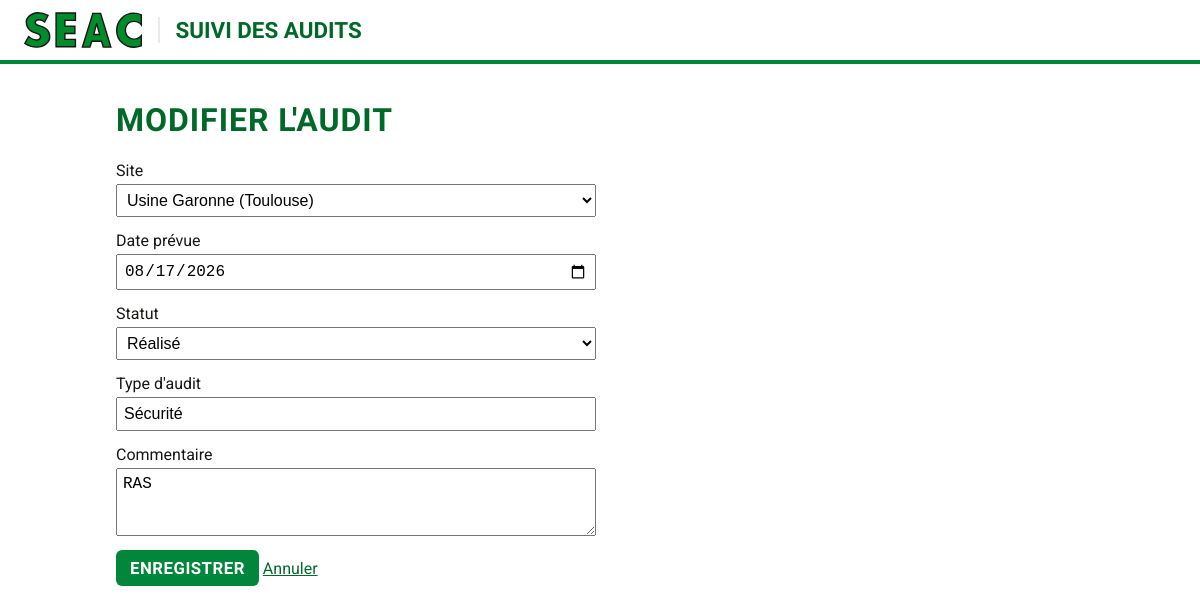
Page /index.php?action=formulaire&id=1 on the committed database.
### tables this page shows
CREATE TABLE audits (
    id          INT AUTO_INCREMENT PRIMARY KEY,
    site_id     INT NOT NULL,
    date_prevue DATE NOT NULL,
    statut      ENUM('a_planifier', 'planifie', 'realise') NOT NULL DEFAULT 'a_planifier',
    type_audit  VARCHAR(100) NOT NULL DEFAULT '',
    commentaire TEXT,
    FOREIGN KEY (site_id) REFERENCES sites(id)
);

CREATE TABLE sites (
    id    INT AUTO_INCREMENT PRIMARY KEY,
    nom   VARCHAR(100) NOT NULL,
    ville VARCHAR(100) NOT NULL
);

### app/helpers.php (called while the page is built, shortened)
<?php
function db(): PDO
{
    static $pdo = null;
    if ($pdo === null) {
        $c = require __DIR__ . '/../config/config.php';
        $pdo = new PDO(
            "mysql:host={$c['host']};dbname={$c['dbname']};charset=utf8mb4",
            $c['user'],
            $c['pass'],
            [
                PDO::ATTR_ERRMODE => PDO::ERRMODE_EXCEPTION,
                PDO::ATTR_DEFAULT_FETCH_MODE => PDO::FETCH_ASSOC,
            ]
        );
    }
    return $pdo;
}
function e($valeur): string
{
    return htmlspecialchars((string) $valeur, ENT_QUOTES, 'UTF-8');
}
function render(string $vue, array $variables = []): void
{
    extract($variables);
    require __DIR__ . "/views/$vue.php";
    require __DIR__ . '/views/layout.php';
}

### app/controllers/AuditController.php (called while the page is built, shortened)
<?php
class AuditController
{
    public function formulaire(): void
    {
        $id = filter_input(INPUT_GET, 'id', FILTER_VALIDATE_INT) ?: null;
        $audit = $id ? Audit::trouver($id) : null;
        render('audits/formulaire', [
            'id'      => $id,
            'audit'   => $audit ?? ['site_id' => '', 'date_prevue' => '', 'statut' => 'a_planifier', 'type_audit' => '', 'commentaire' => ''],
            'sites'   => Site::tous(),
            'erreurs' => [],
        ]);
    }
}

### app/models/Site.php (called while the page is built)
<?php
class Site
{
    public static function tous(): array
    {
        return db()->query('SELECT id, nom, ville FROM sites ORDER BY nom')->fetchAll();
    }
}

### app/models/Audit.php (called while the page is built, shortened)
<?php
class Audit
{
    public static function trouver(int $id): ?array
    {
        $stmt = db()->prepare('SELECT * FROM audits WHERE id = ?');
        $stmt->execute([$id]);
        return $stmt->fetch() ?: null;
    }
}

### app/views/audits/formulaire.php (the view, shortened to what this page needs)
<h1><?= $id ? 'Modifier l\'audit' : 'Ajouter un audit' ?></h1>
<form method="post" action="index.php?action=enregistrer" class="formulaire">
    <label>Site
        <select name="site_id" required>
            <?php foreach ($sites as $s): ?>
                <option value="<?= e($s['id']) ?>" <?= ($audit['site_id'] ?? '') == $s['id'] ? 'selected' : '' ?>><?= e($s['nom']) ?> (<?= e($s['ville']) ?>)</option>
            <?php endforeach; ?>
        </select>
    </label>
    <label>Date prévue
        <input type="date" name="date_prevue" value="<?= e($audit['date_prevue'] ?? '') ?>" required>
    </label>
    <label>Statut
        <select name="statut" required>
            <?php foreach (Audit::STATUTS as $valeur => $libelle): ?>
                <option value="<?= e($valeur) ?>" <?= ($audit['statut'] ?? '') === $valeur ? 'selected' : '' ?>><?= e($libelle) ?></option>
            <?php endforeach; ?>
        </select>
    </label>
    <label>Type d'audit
        <input type="text" name="type_audit" maxlength="100" value="<?= e($audit['type_audit'] ?? '') ?>" placeholder="Sécurité, Qualité…">
    </label>
    <label>Commentaire
        <textarea name="commentaire" rows="3"><?= e($audit['commentaire'] ?? '') ?></textarea>
    </label>
    <div>
        <button type="submit" class="bouton">Enregistrer</button>
        <a href="index.php">Annuler</a>
    </div>
</form>

### public/style.css (style rules this page uses)
:root { --vert: #01863b; --vert-fonce: #00692a; --rouge: #c62828; --gris: #f6f6f6; --bord: #e9eaeb; --texte: #161615; }
* { box-sizing: border-box; }
body { margin: 0; font-family: Roboto, system-ui, sans-serif; color: var(--texte); background: #fff; }
h1, th, .bouton { font-family: 'Barlow Condensed', sans-serif; text-transform: uppercase; letter-spacing: .03em; }
h1 { color: var(--vert-fonce); }
a { color: var(--vert-fonce); }
.bouton { background: var(--vert); color: #fff; border: none; padding: 8px 14px; border-radius: 6px; text-decoration: none; cursor: pointer; font-size: 1.05rem; font-weight: 600; }
.formulaire { display: flex; flex-direction: column; gap: 14px; max-width: 480px; }
.formulaire label { display: flex; flex-direction: column; gap: 4px; }
.formulaire input, .formulaire select, .formulaire textarea { padding: 6px; font-size: 1rem; }

### rows in the picture
audits: site_id "Usine Garonne (Toulouse)", date_prevue "08/17/2026", statut "Réalisé", type_audit "Sécurité", commentaire "RAS"
